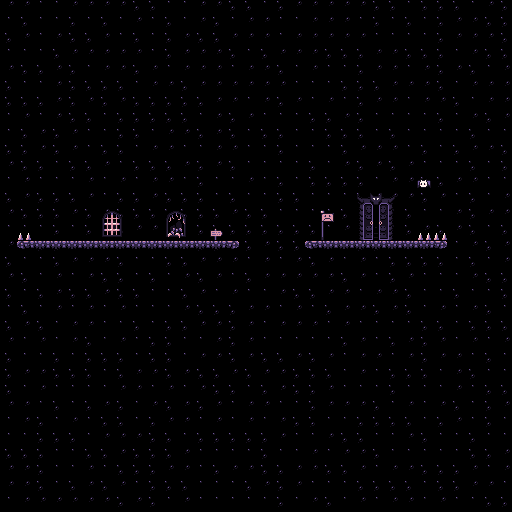

This game map was drawn from its Tiled (.tmx) file and the tilesets committed beside it. A one-line description and the full map source follow:
An orthogonal 32x32 tile map with 16x16 px tiles, 2 tile layers (Background, Main) and 5 objects (Spawn).

<map version="1.4" tiledversion="1.4.3" orientation="orthogonal" renderorder="right-down" width="32" height="32" tilewidth="16" tileheight="16" infinite="0" nextlayerid="7" nextobjectid="30">
 <editorsettings>
  <export target="Lobby.tmx" format="tmx" />
 </editorsettings>
 <tileset firstgid="1" source="../tilesets/PurpleTiles.tsx" />
 <layer id="2" name="Background" width="32" height="32">
  <data encoding="csv">
153,153,151,151,153,153,153,153,152,152,151,151,153,153,152,152,151,152,153,153,153,153,153,152,152,151,152,152,152,151,153,152,
151,152,151,151,152,151,152,151,153,151,152,151,153,152,151,153,153,151,151,153,153,153,151,152,151,152,151,152,153,153,152,152,
152,153,151,153,152,152,153,151,152,151,152,153,152,152,153,153,153,151,153,153,153,153,153,151,151,151,151,152,153,153,153,152,
151,151,151,152,153,153,153,153,153,151,152,153,153,153,152,151,152,153,153,153,152,152,152,153,153,152,152,152,151,153,152,152,
153,152,152,153,152,151,153,153,152,153,151,153,153,153,151,153,153,152,151,153,151,151,152,153,153,151,153,152,153,152,151,153,
152,151,151,153,152,152,152,152,151,153,153,152,153,153,153,153,153,153,151,151,151,152,152,152,153,153,153,152,151,153,153,153,
152,152,152,153,152,153,152,153,152,152,152,152,152,153,153,151,153,152,153,151,153,151,152,153,153,151,153,153,152,151,153,153,
151,153,151,153,152,152,151,152,152,152,152,152,151,153,152,153,151,151,151,152,152,153,152,151,151,151,151,152,151,153,152,153,
151,152,153,152,153,151,151,152,152,151,153,153,152,153,152,151,152,152,151,151,152,152,152,151,152,151,151,151,151,152,151,151,
152,152,153,152,153,151,152,152,151,153,153,151,151,153,153,151,151,152,151,151,151,152,153,153,153,151,152,151,152,153,153,152,
153,152,152,151,152,152,153,151,152,152,152,153,152,153,152,151,151,151,151,152,151,153,152,153,152,153,151,151,151,152,151,152,
151,153,151,151,151,153,151,153,151,153,153,151,152,151,151,153,151,152,151,152,152,152,152,151,153,153,152,152,153,153,151,151,
152,153,152,152,152,153,151,152,152,153,152,152,152,151,152,151,151,152,152,151,151,151,152,153,153,153,152,153,151,152,151,153,
153,152,152,152,153,152,153,152,152,152,152,152,152,152,153,152,152,151,151,151,151,152,153,152,151,152,151,151,153,152,153,153,
151,151,151,152,151,152,153,152,153,153,151,151,152,152,152,152,152,152,152,152,151,153,153,153,151,152,153,152,153,152,151,152,
153,151,152,152,151,151,151,151,153,153,151,153,152,152,151,152,153,152,152,151,153,153,152,152,153,153,151,151,151,153,152,153,
152,151,151,152,153,153,153,152,151,151,152,152,153,153,153,151,153,151,153,152,153,151,153,151,152,152,152,152,151,152,151,153,
153,152,151,153,151,153,152,152,151,152,151,153,152,153,151,152,153,153,153,153,153,152,153,151,152,153,151,151,151,153,152,152,
152,151,152,153,152,152,153,152,152,151,151,152,153,151,153,151,151,153,152,152,153,153,151,153,153,152,151,151,152,151,151,152,
151,152,151,153,151,153,151,153,151,151,151,153,152,152,152,153,153,151,153,151,152,153,153,152,153,152,151,153,151,153,152,151,
152,153,152,151,153,153,151,151,152,151,152,152,153,153,152,153,151,153,153,153,151,153,151,151,151,151,152,152,151,152,152,152,
153,151,153,151,153,152,151,153,151,152,152,151,151,153,152,153,151,151,151,151,151,152,153,151,152,153,152,153,151,153,151,153,
152,151,151,152,151,152,152,152,151,152,152,151,153,153,152,153,152,152,153,152,153,151,153,153,151,153,152,153,153,151,152,151,
152,153,153,152,152,152,151,152,153,153,152,153,152,152,153,152,153,153,152,152,152,151,153,151,152,152,152,151,153,152,151,151,
152,151,153,151,151,151,151,153,153,151,153,151,153,152,152,151,152,153,152,152,153,151,151,151,152,151,151,151,153,151,152,152,
153,153,151,152,151,152,153,152,151,153,152,153,152,153,151,153,153,151,151,152,153,153,153,152,151,153,151,153,152,151,152,153,
151,153,152,151,153,151,152,152,151,152,153,153,151,153,151,153,151,153,152,152,151,151,152,152,152,152,151,152,153,151,152,151,
151,151,152,152,152,151,153,153,153,152,152,151,152,152,152,152,152,153,151,151,153,152,152,151,151,153,152,151,151,152,151,151,
152,152,152,151,151,152,152,153,152,152,152,153,151,151,151,151,152,151,151,153,151,153,153,152,151,151,151,151,151,152,152,153,
153,153,152,151,151,153,151,152,152,152,153,153,151,152,153,153,152,152,153,153,152,152,153,151,153,153,152,152,152,153,151,153,
153,153,152,151,152,153,152,153,151,152,152,152,151,151,151,152,153,152,153,151,151,151,152,152,152,152,151,152,152,153,153,151,
151,153,153,153,153,153,153,152,153,152,151,153,151,151,151,151,151,152,151,153,152,151,153,151,153,153,151,153,151,151,152,152
</data>
 </layer>
 <layer id="1" name="Main" width="32" height="32">
  <data encoding="csv">
0,0,0,0,0,0,0,0,0,0,0,0,0,0,0,0,0,0,0,0,0,0,0,0,0,0,0,0,0,0,0,0,
0,0,0,0,0,0,0,0,0,0,0,0,0,0,0,0,0,0,0,0,0,0,0,0,0,0,0,0,0,0,0,0,
0,0,0,0,0,0,0,0,0,0,0,0,0,0,0,0,0,0,0,0,0,0,0,0,0,0,0,0,0,0,0,0,
0,0,0,0,0,0,0,0,0,0,0,0,0,0,0,0,0,0,0,0,0,0,0,0,0,0,0,0,0,0,0,0,
0,0,0,0,0,0,0,0,0,0,0,0,0,0,0,0,0,0,0,0,0,0,0,0,0,0,0,0,0,0,0,0,
0,0,0,0,0,0,0,0,0,0,0,0,0,0,0,0,0,0,0,0,0,0,0,0,0,0,0,0,0,0,0,0,
0,0,0,0,0,0,0,0,0,0,0,0,0,0,0,0,0,0,0,0,0,0,0,0,0,0,0,0,0,0,0,0,
0,0,0,0,0,0,0,0,0,0,0,0,0,0,0,0,0,0,0,0,0,0,0,0,0,0,0,0,0,0,0,0,
0,0,0,0,0,0,0,0,0,0,0,0,0,0,0,0,0,0,0,0,0,0,0,0,0,0,0,0,0,0,0,0,
0,0,0,0,0,0,0,0,0,0,0,0,0,0,0,0,0,0,0,0,0,0,0,0,0,0,0,0,0,0,0,0,
0,0,0,0,0,0,0,0,0,0,0,0,0,0,0,0,0,0,0,0,0,0,0,0,0,0,0,0,0,0,0,0,
0,0,0,0,0,0,0,0,0,0,0,0,0,0,0,0,0,0,0,0,0,0,0,0,0,0,41,0,0,0,0,0,
0,0,0,0,0,0,0,0,0,0,0,0,0,0,0,0,0,0,0,0,0,0,71,72,73,0,0,0,0,0,0,0,
0,0,0,0,0,0,167,168,0,0,165,166,0,0,0,0,0,0,0,0,127,0,87,88,89,0,0,0,0,0,0,0,
0,28,0,0,0,0,183,184,0,0,181,182,0,63,0,0,0,0,0,0,143,0,103,104,105,0,28,28,0,0,0,0,
0,5,6,6,6,6,6,6,6,6,6,6,6,6,7,0,0,0,0,5,6,6,6,6,6,6,6,7,0,0,0,0,
0,0,0,0,0,0,0,0,0,0,0,0,0,0,0,0,0,0,0,0,0,0,0,0,0,0,0,0,0,0,0,0,
0,0,0,0,0,0,0,0,0,0,0,0,0,0,0,0,0,0,0,0,0,0,0,0,0,0,0,0,0,0,0,0,
0,0,0,0,0,0,0,0,0,0,0,0,0,0,0,0,0,0,0,0,0,0,0,0,0,0,0,0,0,0,0,0,
0,0,0,0,0,0,0,0,0,0,0,0,0,0,0,0,0,0,0,0,0,0,0,0,0,0,0,0,0,0,0,0,
0,0,0,0,0,0,0,0,0,0,0,0,0,0,0,0,0,0,0,0,0,0,0,0,0,0,0,0,0,0,0,0,
0,0,0,0,0,0,0,0,0,0,0,0,0,0,0,0,0,0,0,0,0,0,0,0,0,0,0,0,0,0,0,0,
0,0,0,0,0,0,0,0,0,0,0,0,0,0,0,0,0,0,0,0,0,0,0,0,0,0,0,0,0,0,0,0,
0,0,0,0,0,0,0,0,0,0,0,0,0,0,0,0,0,0,0,0,0,0,0,0,0,0,0,0,0,0,0,0,
0,0,0,0,0,0,0,0,0,0,0,0,0,0,0,0,0,0,0,0,0,0,0,0,0,0,0,0,0,0,0,0,
0,0,0,0,0,0,0,0,0,0,0,0,0,0,0,0,0,0,0,0,0,0,0,0,0,0,0,0,0,0,0,0,
0,0,0,0,0,0,0,0,0,0,0,0,0,0,0,0,0,0,0,0,0,0,0,0,0,0,0,0,0,0,0,0,
0,0,0,0,0,0,0,0,0,0,0,0,0,0,0,0,0,0,0,0,0,0,0,0,0,0,0,0,0,0,0,0,
0,0,0,0,0,0,0,0,0,0,0,0,0,0,0,0,0,0,0,0,0,0,0,0,0,0,0,0,0,0,0,0,
0,0,0,0,0,0,0,0,0,0,0,0,0,0,0,0,0,0,0,0,0,0,0,0,0,0,0,0,0,0,0,0,
0,0,0,0,0,0,0,0,0,0,0,0,0,0,0,0,0,0,0,0,0,0,0,0,0,0,0,0,0,0,0,0,
0,0,0,0,0,0,0,0,0,0,0,0,0,0,0,0,0,0,0,0,0,0,0,0,0,0,0,0,0,0,0,0
</data>
 </layer>
 <objectgroup id="5" name="Collision">
  <object id="24" x="16" y="224" width="16" height="16" />
  <object id="27" x="224" y="224" width="16" height="16" />
  <object id="28" x="304" y="224" width="16" height="16" />
  <object id="29" x="416" y="224" width="16" height="16" />
 </objectgroup>
 <objectgroup id="6" name="Triggers">
  <object id="20" name="Spawn" x="64" y="224" width="16" height="16" />
 </objectgroup>
</map>